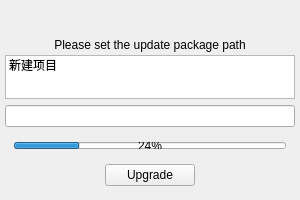
<?xml version="1.0" encoding="UTF-8"?>
<ui version="4.0">
 <class>FcUpgrade</class>
 <widget class="QWidget" name="FcUpgrade">
  <property name="geometry">
   <rect>
    <x>0</x>
    <y>0</y>
    <width>300</width>
    <height>200</height>
   </rect>
  </property>
  <property name="minimumSize">
   <size>
    <width>300</width>
    <height>200</height>
   </size>
  </property>
  <property name="windowTitle">
   <string>Upgrade</string>
  </property>
  <property name="autoFillBackground">
   <bool>false</bool>
  </property>
  <property name="styleSheet">
   <string notr="true"/>
  </property>
  <layout class="QVBoxLayout" name="verticalLayout" stretch="0">
   <property name="leftMargin">
    <number>5</number>
   </property>
   <property name="topMargin">
    <number>5</number>
   </property>
   <property name="rightMargin">
    <number>5</number>
   </property>
   <property name="bottomMargin">
    <number>5</number>
   </property>
   <item>
    <layout class="QVBoxLayout" name="verticalLayout_6">
     <item>
      <layout class="QVBoxLayout" name="verticalLayout_4">
       <property name="spacing">
        <number>6</number>
       </property>
       <property name="leftMargin">
        <number>0</number>
       </property>
       <property name="topMargin">
        <number>0</number>
       </property>
       <property name="rightMargin">
        <number>0</number>
       </property>
       <property name="bottomMargin">
        <number>0</number>
       </property>
       <item>
        <widget class="QLabel" name="labtext">
         <property name="minimumSize">
          <size>
           <width>0</width>
           <height>80</height>
          </size>
         </property>
         <property name="text">
          <string>Please set the update package path</string>
         </property>
         <property name="alignment">
          <set>Qt::AlignCenter</set>
         </property>
        </widget>
       </item>
       <item>
        <widget class="QListWidget" name="listWidget">
         <item>
          <property name="text">
           <string>新建项目</string>
          </property>
         </item>
        </widget>
       </item>
      </layout>
     </item>
     <item>
      <widget class="QLineEdit" name="lineUpgradePath"/>
     </item>
     <item>
      <widget class="QWidget" name="verticalWidget" native="true">
       <property name="maximumSize">
        <size>
         <width>16777215</width>
         <height>25</height>
        </size>
       </property>
       <layout class="QVBoxLayout" name="verticalLayout_3">
        <item>
         <widget class="QProgressBar" name="progressBar">
          <property name="value">
           <number>24</number>
          </property>
         </widget>
        </item>
       </layout>
      </widget>
     </item>
     <item>
      <widget class="QWidget" name="verticalWidget" native="true">
       <property name="maximumSize">
        <size>
         <width>16777215</width>
         <height>50</height>
        </size>
       </property>
       <layout class="QHBoxLayout" name="horizontalLayout">
        <property name="sizeConstraint">
         <enum>QLayout::SetMinAndMaxSize</enum>
        </property>
        <property name="leftMargin">
         <number>100</number>
        </property>
        <property name="topMargin">
         <number>0</number>
        </property>
        <property name="rightMargin">
         <number>100</number>
        </property>
        <item>
         <widget class="QPushButton" name="btnUpgrade">
          <property name="layoutDirection">
           <enum>Qt::LeftToRight</enum>
          </property>
          <property name="text">
           <string>Upgrade</string>
          </property>
         </widget>
        </item>
       </layout>
      </widget>
     </item>
    </layout>
   </item>
  </layout>
 </widget>
 <resources/>
 <connections>
  <connection>
   <sender>btnUpgrade</sender>
   <signal>clicked(bool)</signal>
   <receiver>lineUpgradePath</receiver>
   <slot>setEnabled(bool)</slot>
   <hints>
    <hint type="sourcelabel">
     <x>154</x>
     <y>168</y>
    </hint>
    <hint type="destinationlabel">
     <x>154</x>
     <y>121</y>
    </hint>
   </hints>
  </connection>
 </connections>
</ui>
